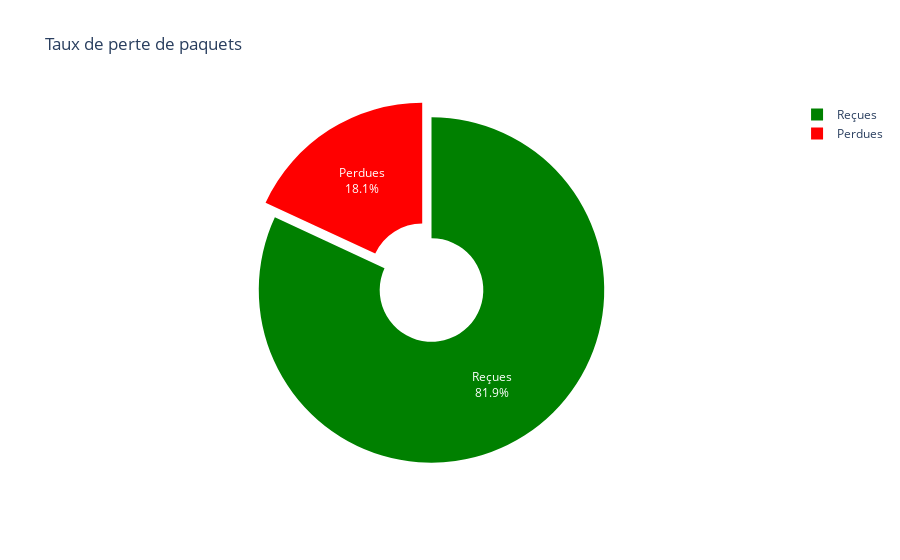

Notebook code for this chart:
### Code cell
import plotly.express as px
import plotly.graph_objects as go

# Visualisation du taux de perte de paquets
labels = ['Reçues', 'Perdues']
sizes = [received, total - received]
colors = ['green', 'red']

fig = go.Figure(data=[go.Pie(labels=labels, values=sizes, hole=.3, 
                             marker=dict(colors=colors), 
                             textinfo='label+percent', 
                             pull=[0, 0.1])])
fig.update_layout(title_text='Taux de perte de paquets')
fig.show()

### Figure 1 — Plotly figure (JSON) as saved in the notebook; plotly's stock layout.template omitted (floating-point values rounded to 4 significant figures)
{"data": [{"hole": 0.3, "labels": ["Reçues", "Perdues"], "marker": {"colors": ["green", "red"]}, "pull": [0, 0.1], "textinfo": "label+percent", "type": "pie", "values": [65722, 14500]}], "layout": {"title": {"text": "Taux de perte de paquets"}}}
